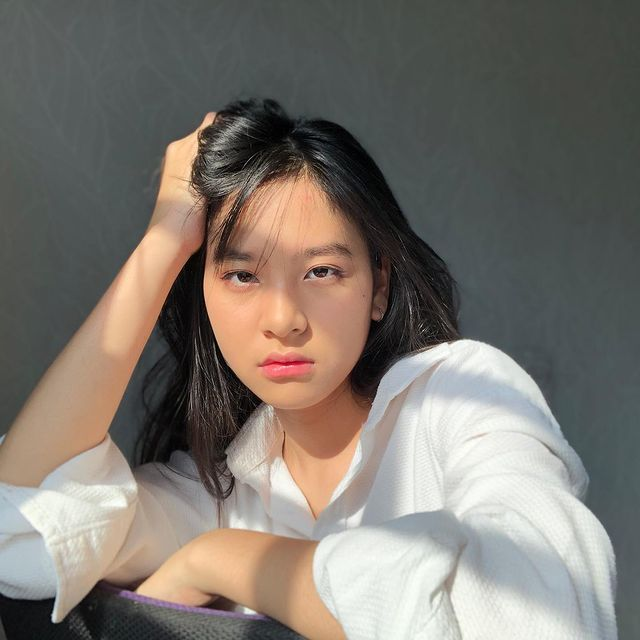
#> input picture Image/zee.jpeg, 640 x 640 px
$ jupyter execute '7.7 - Image Filtering LPF HPF dan Thresholding.ipynb'   (older library calls are emulated)
#> lines starting #> are read from the running program, lines starting #| are printed output that depends on the picture; after the words box and inside, x2 and y2 are one past the last pixel; in counts of white or black regions, pixels touching at a corner belong together
## Image Filtering

**1. Low-Pass Filtering**

[cell 1]
import cv2  # Mengimpor library OpenCV
import numpy as np  # Mengimpor library NumPy untuk operasi matriks
from matplotlib import pyplot as plt  # Mengimpor library Matplotlib untuk visualisasi

# Baca citra awal
img = cv2.imread('Image/zee.jpeg')  # Membaca citra dengan nama file 'zee.jpeg' menggunakan OpenCV
#> img is the input picture: shape (640, 640, 3); mean B, G, R 109.8, 117, 123.4

# Ubah ke format RGB
img = cv2.cvtColor(img, cv2.COLOR_BGR2RGB)  # Mengubah format citra dari BGR (default OpenCV) ke RGB

# Membuat filter: matriks berukuran 5 x 5 dengan nilai setiap elemen adalah 1/25
kernel = np.ones((3, 3), np.float32) / 25

# Melakukan filtering
zee_filter = cv2.filter2D(img, -1, kernel)  # Melakukan filtering pada citra menggunakan filter kernel
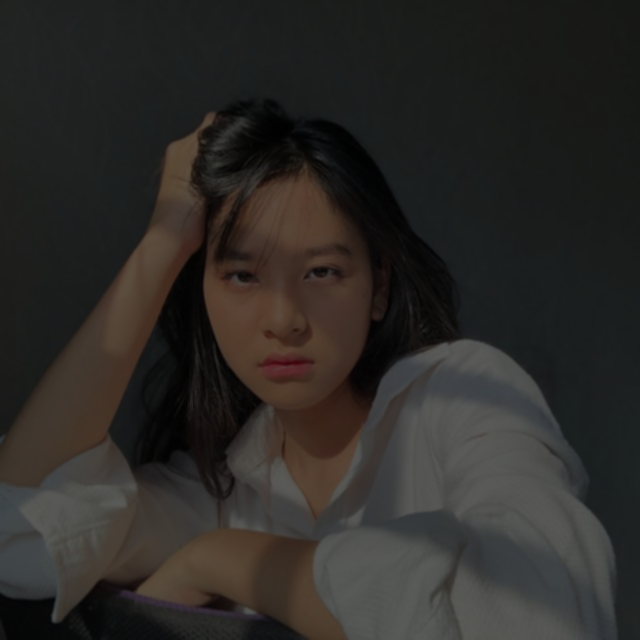
#> zee_filter: shape (640, 640, 3); mean R, G, B 44.4, 42.1, 39.5

[cell 2]
kernel = np.ones((3, 3), np.float32) / 25
# Membuat kernel berukuran 3 x 3 dengan setiap elemennya bernilai 1/25. Digunakan untuk filtering rata-rata.

zee_filter = cv2.filter2D(img, -1, kernel)
# Melakukan filtering pada citra 'img' menggunakan kernel 'kernel'. Hasil filtering disimpan dalam 'zee_filter'.

plt.rcParams["figure.figsize"] = (10, 10)
# Mengatur ukuran tampilan plot menjadi 10x10 inch.

plt.subplot(121)
# Membuat subplot dengan 1 baris, 2 kolom, dan mengambil posisi pertama (1).

plt.imshow(img)
# Menampilkan citra asli.

plt.title('Original')
# Memberikan judul pada subplot.

plt.xticks([])
plt.yticks([])
# Menghilangkan label sumbu x dan y.

plt.subplot(122)
# Membuat subplot dengan 1 baris, 2 kolom, dan mengambil posisi kedua (2).

plt.imshow(zee_filter)
# Menampilkan hasil filtering.

plt.title('Averaging')
# Memberikan judul pada subplot.

plt.xticks([])
plt.yticks([])
# Menghilangkan label sumbu x dan y.

[cell 3]
zee_blur = cv2.blur(img, (5, 5))
# Melakukan proses blurring pada citra 'img' menggunakan filter berukuran 5x5. Hasil blurring disimpan dalam 'zee_blur'.

plt.rcParams["figure.figsize"] = (10, 5)
# Mengatur ukuran tampilan plot menjadi 10x5 inch.

plt.subplot(221)
# Membuat subplot dengan 2 baris, 2 kolom, dan mengambil posisi pertama (1).

plt.imshow(img, cmap='gray')
# Menampilkan citra asli dengan menggunakan colormap 'gray'.

plt.title('Original')
# Memberikan judul pada subplot.

plt.xticks([])
plt.yticks([])
# Menghilangkan label sumbu x dan y.

plt.subplot(222)
# Membuat subplot dengan 2 baris, 2 kolom, dan mengambil posisi kedua (2).

plt.imshow(zee_blur, cmap='gray')
# Menampilkan citra hasil blurring dengan menggunakan colormap 'gray'.

plt.title('Gambar Blur')
# Memberikan judul pada subplot.

plt.xticks([])
plt.yticks([])
# Menghilangkan label sumbu x dan y.

plt.subplot(223)
# Membuat subplot dengan 2 baris, 2 kolom, dan mengambil posisi ketiga (3).

plt.hist(img.ravel(), 256, [0, 256], color='blue', alpha=0.7)
# Menampilkan histogram dari citra asli.

plt.title('Histogram Citra Asli')
# Memberikan judul pada subplot.

plt.xlabel('Intensitas Piksel')
plt.ylabel('Frekuensi')
# Memberikan label sumbu x dan y.

plt.subplot(224)
# Membuat subplot dengan 2 baris, 2 kolom, dan mengambil posisi keempat (4).

plt.hist(zee_blur.ravel(), 256, [0, 256], color='green', alpha=0.7)
# Menampilkan histogram dari citra hasil blurring.

plt.title('Histogram Citra Setelah Blur')
# Memberikan judul pada subplot.

plt.xlabel('Intensitas Piksel')
plt.ylabel('Frekuensi')
# Memberikan label sumbu x dan y.

plt.tight_layout()
# Menyusun tata letak subplot secara otomatis.

plt.show()
#> figure, not shown here; panel 3: tallest bar 25713 high, from x = 78 to 79; panel 4: tallest bar 25907 high, from x = 82 to 83
# Menampilkan plot.

[cell 4]
# ini adalah cara lain untuk membuat sebuah kernel,
# yaitu dengan menggunakan np.matrix
# kali ini, ukuran matriksnya 3 x 3
# Membuat kernel
kernel = np.matrix([
          [1, 1, 1],
          [1, 2, 1],
          [1, 1, 1]
          ])/25
# Membuat kernel dengan menggunakan np.matrix. Kernel ini berukuran 3x3 dan memiliki nilai tertentu yang digunakan untuk proses filtering.

# Melakukan filtering
zee_filter = cv2.filter2D(img, -1, kernel)
# Melakukan proses filtering pada citra 'img' menggunakan kernel yang telah dibuat. Hasil filtering disimpan dalam variabel 'zee_filter'.

# Membuat plot
fig, axs = plt.subplots(2, 2, figsize=(10, 5))
# Membuat sebuah figure dengan 2 baris dan 2 kolom, dengan ukuran 10x5 inch. Akan terdiri dari 4 plot.

# Plot gambar asli
axs[0, 0].imshow(img, cmap='gray')
axs[0, 0].set_title('Original')
axs[0, 0].axis('off')
# Menampilkan citra asli pada subplot pertama. Memberikan judul 'Original' pada subplot. Menghilangkan sumbu x dan y pada subplot.

# Plot hasil filtering
axs[0, 1].imshow(zee_filter, cmap='gray')
axs[0, 1].set_title('Averaging')
axs[0, 1].axis('off')
# Menampilkan citra hasil filtering pada subplot kedua. Memberikan judul 'Averaging' pada subplot. Menghilangkan sumbu x dan y pada subplot.

# Plot histogram citra asli
axs[1, 0].hist(img.ravel(), 256, [0, 256], color='blue', alpha=0.7)
axs[1, 0].set_title('Histogram Citra Asli')
axs[1, 0].set_xlabel('Intensitas Piksel')
axs[1, 0].set_ylabel('Frekuensi')
# Menampilkan histogram dari citra asli pada subplot ketiga. Memberikan judul 'Histogram Citra Asli' pada subplot. Memberikan label sumbu x dan y pada subplot.

# Plot histogram citra setelah filtering
axs[1, 1].hist(zee_filter.ravel(), 256, [0, 256], color='green', alpha=0.7)
axs[1, 1].set_title('Histogram Citra Setelah Filtering')
axs[1, 1].set_xlabel('Intensitas Piksel')
axs[1, 1].set_ylabel('Frekuensi')
# Menampilkan histogram dari citra hasil filtering pada subplot keempat. Memberikan judul 'Histogram Citra Setelah Filtering' pada subplot. Memberikan label sumbu x dan y pada subplot.

plt.tight_layout()
# Menyusun tata letak subplot secara otomatis agar lebih rapi.
#> figure, not shown here; panel 3: tallest bar 25713 high, from x = 78 to 79; panel 4: tallest bar 60559 high, from x = 30 to 31

**2. High-Pass Filtering**

[cell 5]
import cv2
import numpy as np
from matplotlib import pyplot as plt

# Baca citra awal
img = cv2.imread('Image/Ronaldo.jpeg', 0)
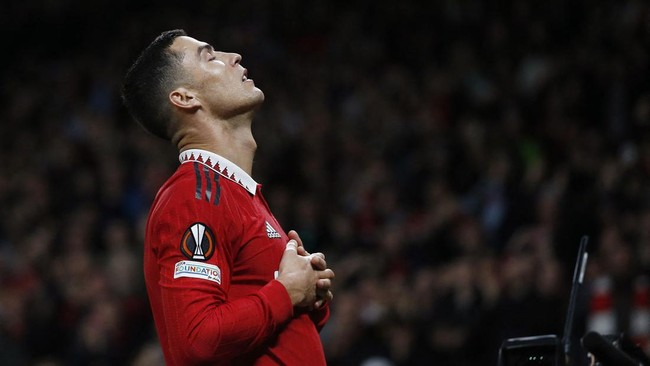
#> input picture Image/Ronaldo.jpeg, 650 x 366 px
#> img: shape (366, 650); min 0, max 255, mean 29.7

# Menerapkan algoritma high-pass filtering:
# Laplacian
laplacian = cv2.Laplacian(img, cv2.CV_64F)
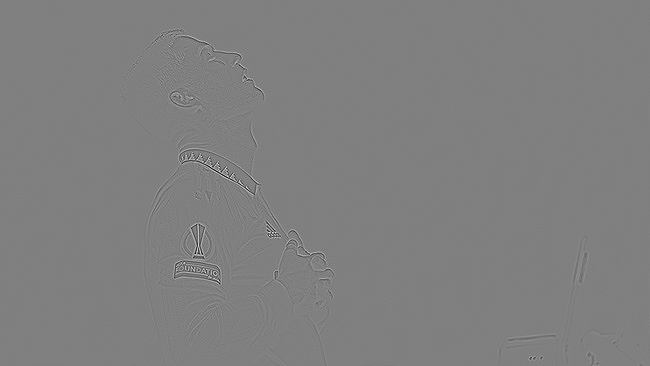
#> laplacian: shape (366, 650) float64; min -505, max 501, mean 0; drawn with min black and max white

# Sobel dengan ukuran kernel 5
sobelx = cv2.Sobel(img, cv2.CV_64F, 1, 0, ksize=5)
sobely = cv2.Sobel(img, cv2.CV_64F, 0, 1, ksize=5)

# Perbesar ukuran hasil plotting
plt.rcParams["figure.figsize"] = (10, 5)

# Menampilkan hasil filter
plt.subplot(2, 2, 1), plt.imshow(img, cmap='gray')
plt.title('Original'), plt.xticks([]), plt.yticks([])
plt.subplot(2, 2, 2), plt.imshow(laplacian, cmap='gray')
plt.title('Laplacian'), plt.xticks([]), plt.yticks([])
plt.subplot(2, 2, 3), plt.imshow(sobelx, cmap='gray')
plt.title('Sobel X'), plt.xticks([]), plt.yticks([])
plt.subplot(2, 2, 4), plt.imshow(sobely, cmap='gray')
plt.title('Sobel Y'), plt.xticks([]), plt.yticks([])

# Membuat histogram dalam satu plot
plt.figure()
plt.subplot(2, 2, 1)
plt.hist(img.ravel(), 256, [0, 256])
plt.title('Histogram - Original')
plt.subplot(2, 2, 2)
plt.hist(laplacian.ravel(), 256, [0, 256])
plt.title('Histogram - Laplacian')
#> figure, not shown here; panel 1: tallest bar 10015 high, from x = 8 to 9; panel 2: tallest bar 48646 high, from x = 0 to 1

[cell 6]
# Memanggil citra sebagai grayscale (argument 0)
img = cv2.imread('Image/Ronaldo.jpeg', 0)
# Membaca citra 'Ronaldo.jpeg' dalam format grayscale menggunakan fungsi imread dari OpenCV. Hasilnya disimpan dalam variabel 'img'.

# Memanggil fungsi Canny Edges dengan argument (citra, nilai_min, nilai_max)
edges = cv2.Canny(img, 100, 200)
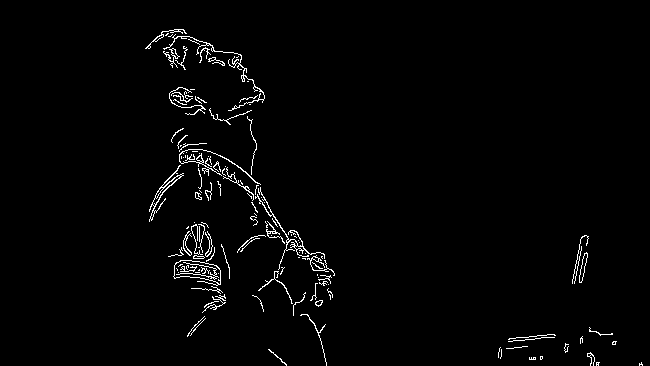
#> edges: shape (366, 650); 1.8% white in thin lines or dots, all inside (x1, y1, x2, y2) = (145, 29, 643, 366)
# Menerapkan deteksi tepi menggunakan metode Canny pada citra 'img' dengan nilai threshold minimum 100 dan threshold maksimum 200. Hasilnya disimpan dalam variabel 'edges'.

# Perbesar ukuran hasil plotting
plt.rcParams["figure.figsize"] = (13, 6)
# Mengatur ukuran gambar hasil plotting agar lebih besar dengan mengubah nilai default 'figure.figsize' menggunakan plt.rcParams.

# Menampilkan citra asli dan citra tepi dalam satu plot
plt.subplot(2, 2, 1), plt.imshow(img, cmap='gray')
plt.title('Original Image'), plt.xticks([]), plt.yticks([])
plt.subplot(2, 2, 2), plt.imshow(edges, cmap='gray')
plt.title('Edge Image'), plt.xticks([]), plt.yticks([])
# Membuat subplot dengan 2 baris dan 2 kolom. Pada subplot pertama, menampilkan citra asli dengan judul 'Original Image'. Pada subplot kedua, menampilkan citra tepi dengan judul 'Edge Image'.

# Menampilkan histogram citra asli
plt.subplot(2, 2, 3)
plt.hist(img.ravel(), bins=256, color='red')
plt.title('Histogram - Original Image')
plt.xlabel('Pixel Value')
plt.ylabel('Frequency')
# Membuat subplot untuk menampilkan histogram dari citra asli. Memberikan judul 'Histogram - Original Image'. Memberikan label sumbu x dan y pada subplot.

# Menampilkan histogram citra sesudah filtering
plt.subplot(2, 2, 4)
plt.hist(edges.ravel(), bins=256, color='red')
plt.title('Histogram - Edge Image')
plt.xlabel('Pixel Value')
plt.ylabel('Frequency')
# Membuat subplot untuk menampilkan histogram dari citra tepi. Memberikan judul 'Histogram - Edge Image'. Memberikan label sumbu x dan y pada subplot.
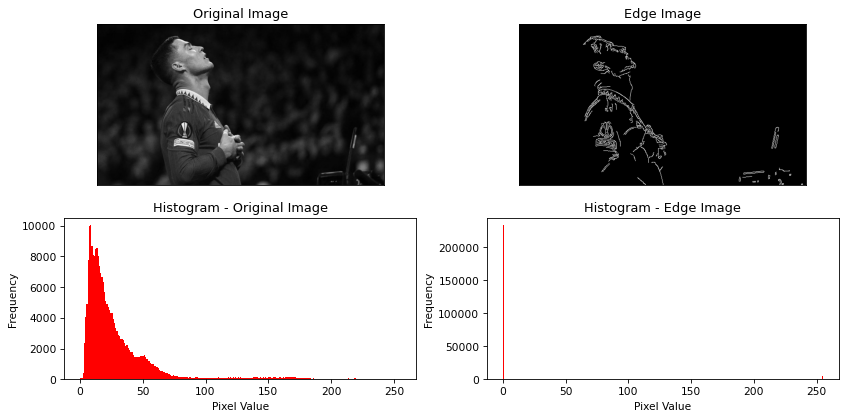
#> figure drawn by matplotlib, 4 panels; panel 3: tallest bar 10015 high, from x = 7.97 to 8.96; panel 4: tallest bar 233559 high, from x = 0 to 0.996

## Image Thresholding

[cell 7]
import cv2
import numpy as np
from matplotlib import pyplot as plt

# membaca gambar
img = cv2.imread('Image/cris.jpg', 0)
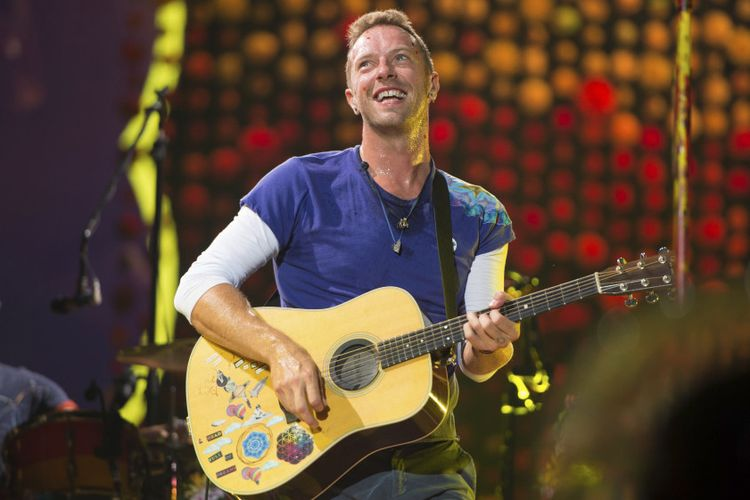
#> input picture Image/cris.jpg, 750 x 500 px
#> img: shape (500, 750); min 1, max 255, mean 75
# Membaca gambar 'cris.jpg' dalam format grayscale menggunakan fungsi imread dari OpenCV. Hasilnya disimpan dalam variabel 'img'.

# Hitungan threshold.
# Perhatikan nilai ambang batas bawah dan atas dari tiap fungsi yang diberikan
ret, thresh1 = cv2.threshold(img, 127, 255, cv2.THRESH_BINARY)
#> thresh1: shape (500, 750); 15.7% white; 304 white regions (241 under 20 px), largest, box (x1, y1, x2, y2) and area: (155, 203, 462, 495) 38932, (240, 9, 426, 204) 5765, (456, 243, 522, 349) 2996
ret, thresh2 = cv2.threshold(img, 127, 255, cv2.THRESH_BINARY_INV)
ret, thresh3 = cv2.threshold(img, 127, 255, cv2.THRESH_TRUNC)
ret, thresh4 = cv2.threshold(img, 127, 255, cv2.THRESH_TOZERO)
ret, thresh5 = cv2.threshold(img, 127, 255, cv2.THRESH_TOZERO_INV)
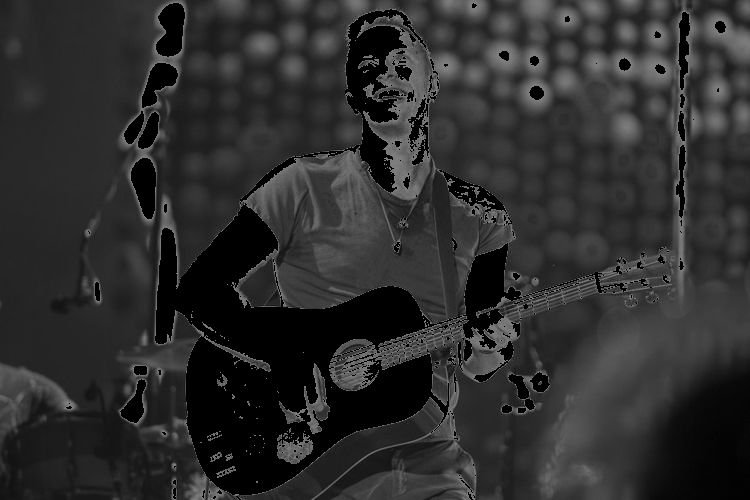
#> thresh5: shape (500, 750); min 0, max 127, mean 45.6
# Menggunakan fungsi thresholding dari OpenCV untuk menghasilkan citra biner dengan menggunakan nilai threshold 127. Hasilnya disimpan dalam variabel-variabel 'thresh1' hingga 'thresh5'.

# menampilkan hasil
titles = ['Gambar asli', 'BINARY', 'BINARY_INV', 'TRUNC', 'TOZERO', 'TOZERO_INV']
images = [img, thresh1, thresh2, thresh3, thresh4, thresh5]
# Membuat list judul 'titles' yang akan digunakan untuk memberikan judul pada setiap gambar yang akan ditampilkan. Membuat list 'images' yang berisi citra asli dan hasil thresholding.

# menampilkan beberapa gambar sekaligus
for i in range(6):
    # 3 baris, 2 kolom
    plt.subplot(3, 2, i + 1), plt.imshow(images[i], 'gray')
    plt.title(titles[i])
    plt.xticks([]), plt.yticks([])
# Melakukan iterasi untuk menampilkan gambar-gambar secara berurutan. Mengatur tata letak subplot dengan 3 baris dan 2 kolom. Menampilkan gambar pada subplot yang sesuai, memberikan judul menggunakan 'titles', dan menghilangkan label sumbu x dan y.

plt.tight_layout()
plt.show()
# Mengatur tata letak subplot agar lebih rapi dan menampilkan plot.

# Membuat histogram dari gambar asli
plt.subplot(2, 3, 1)
plt.hist(img.ravel(), 256, [0, 256])
plt.title('Histogram Gambar asli')
plt.xlabel('Pixel Value')
plt.ylabel('Frequency')
# Membuat subplot untuk menampilkan histogram dari citra asli. Menampilkan histogram menggunakan fungsi hist dari matplotlib. Memberikan judul, label sumbu x, dan sumbu y pada subplot.

# Membuat histogram dari gambar setelah di filter
for i in range(1, 6):
    plt.subplot(2, 3, i + 1)
    plt.hist(images[i].ravel(), 256, [0, 256])
    plt.title('Histogram ' + titles[i])
    plt.xlabel('Pixel Value')
    plt.ylabel('Frequency')
# Melakukan iterasi untuk menampilkan histogram dari gambar hasil thresholding. Mengatur tata letak subplot dengan 2 baris dan 3 kolom. Menampilkan histogram menggunakan fungsi hist dari matplotlib. Memberikan judul, label sumbu x, dan sumbu y pada subplot.

plt.tight_layout()
plt.show()
#> figure, not shown here; panel 1: tallest bar 12899 high, from x = 40 to 41; panel 2: tallest bar 316144 high, from x = 0 to 1; panel 3: tallest bar 316144 high, from x = 255 to 256; panel 4: tallest bar 59413 high, from x = 127 to 128

[cell 8]
import cv2
import numpy as np
from matplotlib import pyplot as plt

# membaca gambar
img = cv2.imread('Image/cris.jpg', 0)
# Membaca gambar 'cris.jpg' dalam format grayscale menggunakan fungsi imread dari OpenCV. Hasilnya disimpan dalam variabel 'img'.

# digunakan median blur untuk menghaluskan tepi objek pada citra
# ini diperlukan agar thresholding memberikan hasil lebih baik
img = cv2.medianBlur(img, 5)
# Menggunakan median blur dari OpenCV untuk menghaluskan tepi objek pada citra sebelum dilakukan thresholding. Hal ini membantu menghasilkan thresholding yang lebih baik.

# Lakukan Thresholding
# Binary Threshold
ret, th1 = cv2.threshold(img, 127, 255, cv2.THRESH_BINARY)
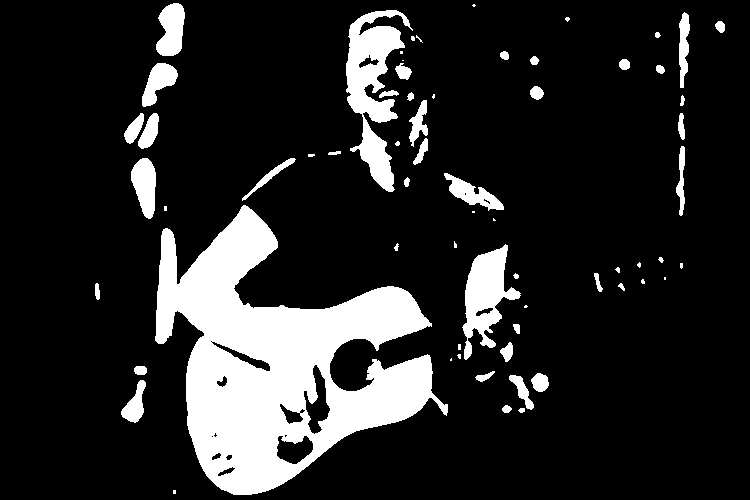
#> th1: shape (500, 750); 15.3% white; 66 white regions (22 under 20 px), largest, box (x1, y1, x2, y2) and area: (155, 205, 448, 495) 39162, (346, 10, 413, 192) 5279, (462, 244, 521, 360) 3098
# Melakukan thresholding binary menggunakan fungsi threshold dari OpenCV dengan nilai threshold 127.

# Adaptive Threshold dengan Mean
th2 = cv2.adaptiveThreshold(img, 255, cv2.ADAPTIVE_THRESH_MEAN_C, cv2.THRESH_BINARY, 11, 2)
#> th2: shape (500, 750); 73% white; 914 black regions (702 under 20 px), largest, box (x1, y1, x2, y2) and area: (110, 0, 682, 500) 56748, (684, 0, 750, 307) 6650, (359, 48, 426, 192) 2476
# Melakukan thresholding adaptif dengan metode mean menggunakan fungsi adaptiveThreshold dari OpenCV. Menggunakan ukuran blok 11x11 dan konstanta C sebesar 2.

# Adaptive Threshold dengan Gaussian
th3 = cv2.adaptiveThreshold(img, 255, cv2.ADAPTIVE_THRESH_GAUSSIAN_C, cv2.THRESH_BINARY, 11, 2)
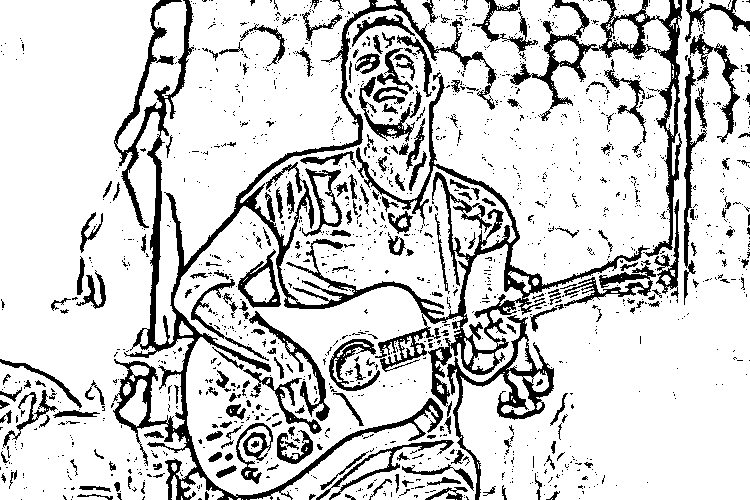
#> th3: shape (500, 750); 82.4% white; 1490 black regions (1259 under 20 px), largest, box (x1, y1, x2, y2) and area: (113, 0, 650, 500) 24863, (510, 0, 682, 257) 4619, (447, 315, 554, 500) 2750
# Melakukan thresholding adaptif dengan metode Gaussian menggunakan fungsi adaptiveThreshold dari OpenCV. Menggunakan ukuran blok 11x11 dan konstanta C sebesar 2.

# Plotting
titles = ['Original Image', 'Global Thresholding (v = 127)', 'Adaptive Mean Thresholding', 'Adaptive Gaussian Thresholding']
images = [img, th1, th2, th3]
# Membuat list judul 'titles' yang akan digunakan untuk memberikan judul pada setiap gambar yang akan ditampilkan. Membuat list 'images' yang berisi citra asli dan hasil thresholding.

# menampilkan hasil
for i in range(4):
    plt.subplot(2, 2, i + 1)
    plt.imshow(images[i], 'gray')
    plt.title(titles[i])
    plt.xticks([]), plt.yticks([])
# Melakukan iterasi untuk menampilkan gambar-gambar secara berurutan. Mengatur tata letak subplot dengan 2 baris dan 2 kolom. Menampilkan gambar pada subplot yang sesuai, memberikan judul menggunakan 'titles', dan menghilangkan label sumbu x dan y.

plt.tight_layout()
plt.show()
# Mengatur tata letak subplot agar lebih rapi dan menampilkan plot.

# Membuat histogram dari gambar asli
plt.subplot(2, 2, 1)
plt.hist(img.ravel(), 256, [0, 256])
plt.title('Histogram Gambar asli')
plt.xlabel('Pixel Value')
plt.ylabel('Frequency')

# Membuat histogram dari gambar setelah di filter
for i in range(1, 4):
    plt.subplot(2, 2, i + 1)
    plt.hist(images[i].ravel(), 256, [0, 256])
    plt.title('Histogram ' + titles[i])
    plt.xlabel('Pixel Value')
    plt.ylabel('Frequency')

plt.tight_layout()
plt.show()
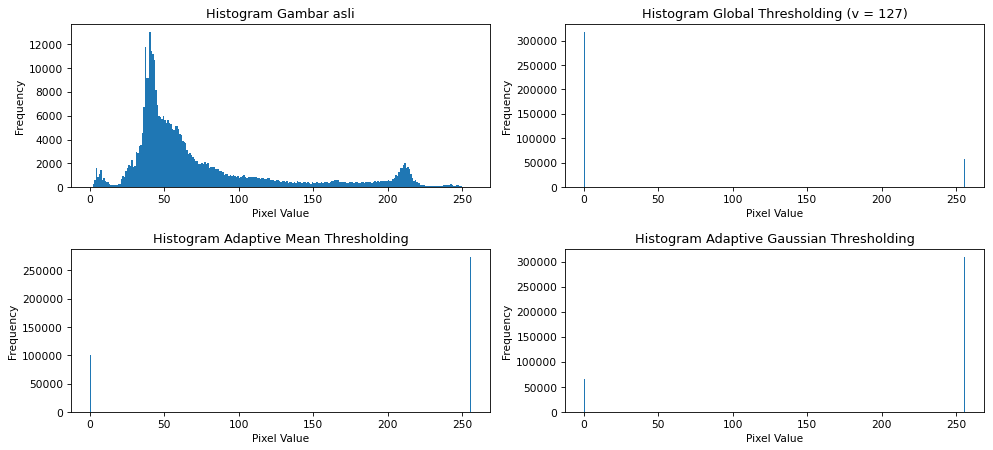
#> figure drawn by matplotlib, 4 panels; panel 1: tallest bar 13027 high, from x = 40 to 41; panel 2: tallest bar 317635 high, from x = 0 to 1; panel 3: tallest bar 273631 high, from x = 255 to 256; panel 4: tallest bar 309156 high, from x = 255 to 256
#
